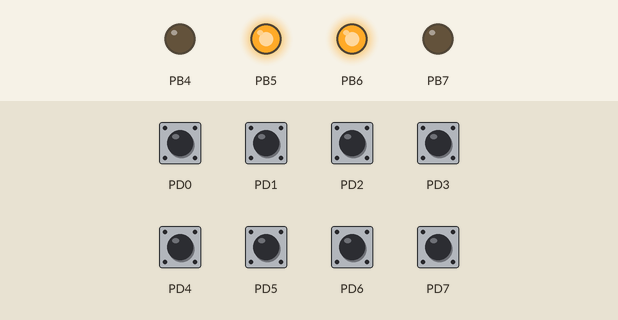
Bench run of a program on a simulated ATmega128, built with avr-gcc and emulated at 16 MHz. On the bench: output pins drawn as LEDs (lit = HIGH). The inputs (shaded band) are chosen by the test bench; at power-on: PD0–7 HIGH.

Above: at 1.3 s.
1.4 s: PD0 pulled LOW for 0.15 s
At 2.2 s:
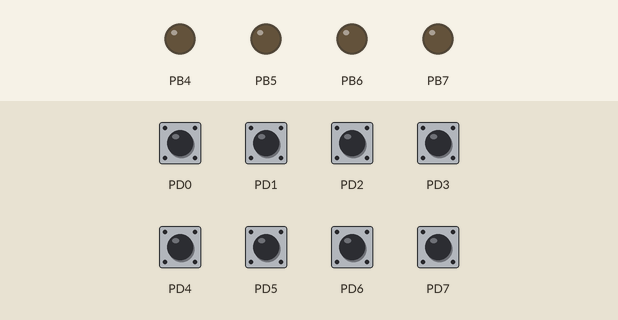
4.5 s: PD1 pulled LOW for 0.15 s
At 6.3 s:
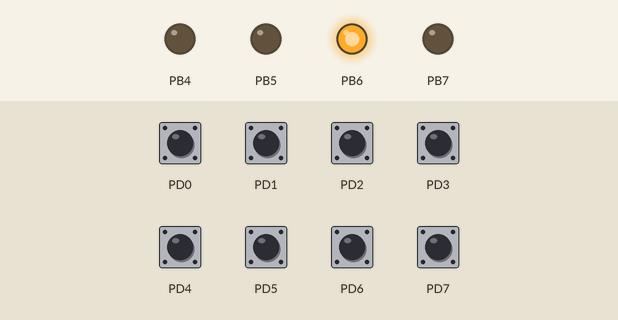
7.6 s: PD1 pulled LOW for 1 s
At 10.8 s:
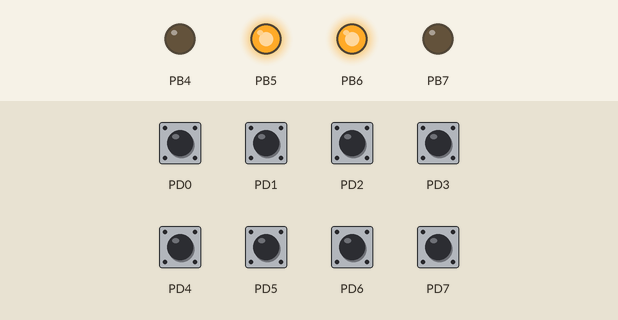
11.1 s: PD0 pulled LOW for 1 s
At 12.8 s:
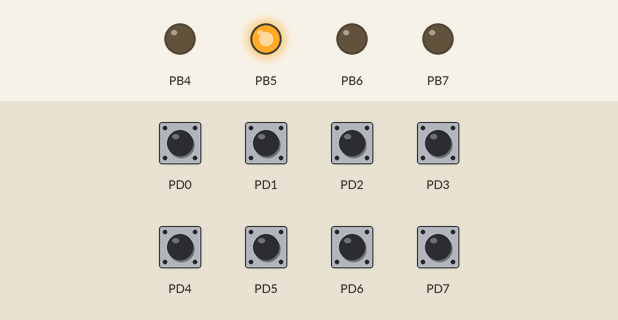
Timing chart, 0 to 14.6 s (numbered marks = the images above; inputs shaded):
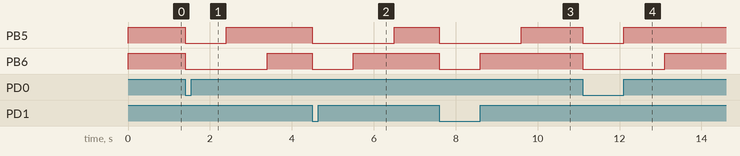

Measured:
- after the input at 1.4 s, PB5: HIGH → LOW at once, → HIGH 1.0 s later; PB6: HIGH → LOW at once, → HIGH 2.0 s later
- after the input at 4.5 s, PB5: HIGH → LOW at once, → HIGH 2.0 s later; PB6: HIGH → LOW at once, → HIGH 1.0 s later
- after the input at 7.6 s, PB5: HIGH → LOW at once, → HIGH 2.0 s later; PB6: HIGH → LOW at once, → HIGH 1.0 s later
- after the input at 11.1 s, PB5: HIGH → LOW at once, → HIGH 1.0 s later; PB6: HIGH → LOW at once, → HIGH 2.0 s later

The program:

Lab2.c
```c
/*
This code will cause a TekBot connected to the AVR board to
move forward and when it touches an obstacle, it will reverse
and turn away from the obstacle and resume forward motion.

PORT MAP
Port B, Pin 4 -> Output -> Right Motor Enable
Port B, Pin 5 -> Output -> Right Motor Direction
Port B, Pin 7 -> Output -> Left Motor Enable
Port B, Pin 6 -> Output -> Left Motor Direction
Port D, Pin 1 -> Input -> Left Whisker
Port D, Pin 0 -> Input -> Right Whisker
*/

#define F_CPU 16000000
#include <avr/io.h>
#include <util/delay.h>
#include <stdio.h>

int main(void)
{
	DDRB = 0b11110000;
	PORTB = 0b11110000;
	DDRD = 0b00000000;
	PORTD = 0b11111111;
	/*Poll a value from port*/
	unsigned int value;
	/*Make TekBot move forward*/
	PORTB = 0b01100000;
	_delay_ms(500);
	/*Loop forever*/
	for( ; ; )
	{
		/*Poll TekBot whisker for input*/
		value = PIND;
		/*If right whisker is hit*/
		if(value == 0b11111110)
		{
			/*Reverse TekBot*/
			PORTB = 0b00000000;
			_delay_ms(1000);
			/*Make TekBot turn left*/
			PORTB = 0b00100000;
			_delay_ms(1000);
			/*Make TekBot move forward*/
			PORTB = 0b01100000;
			_delay_ms(500);
		}
		/*If left whisker is hit*/
		if(value == 0b11111101)
		{
			/*Reverse TekBot*/
			PORTB = 0b00000000;
			_delay_ms(1000);
			/*Make TekBot turn right*/
			PORTB = 0b01000000;
			_delay_ms(1000);
			/*Make TekBot move forward*/
			PORTB = 0b01100000;
			_delay_ms(500);
		}
	};
}
```
